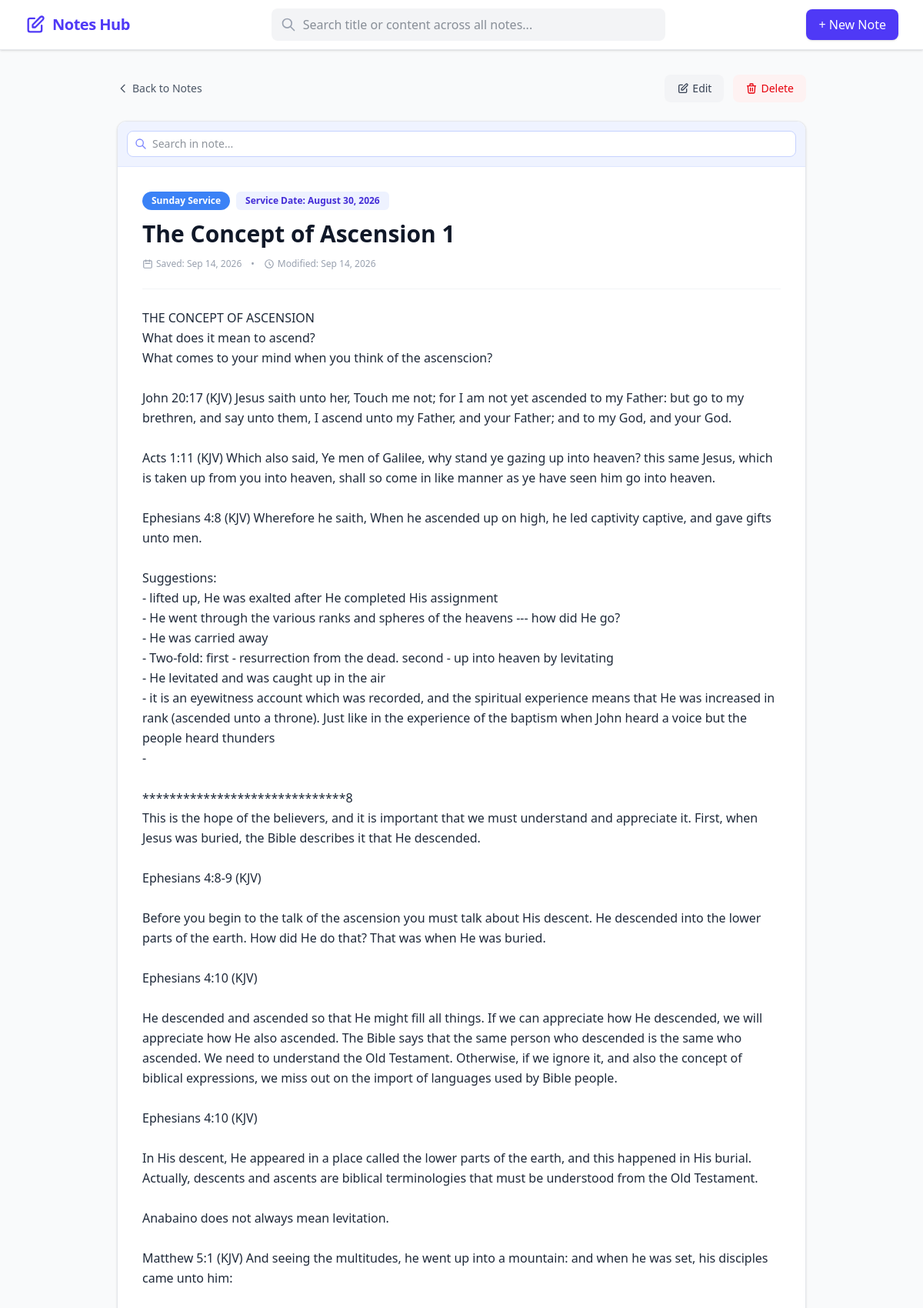
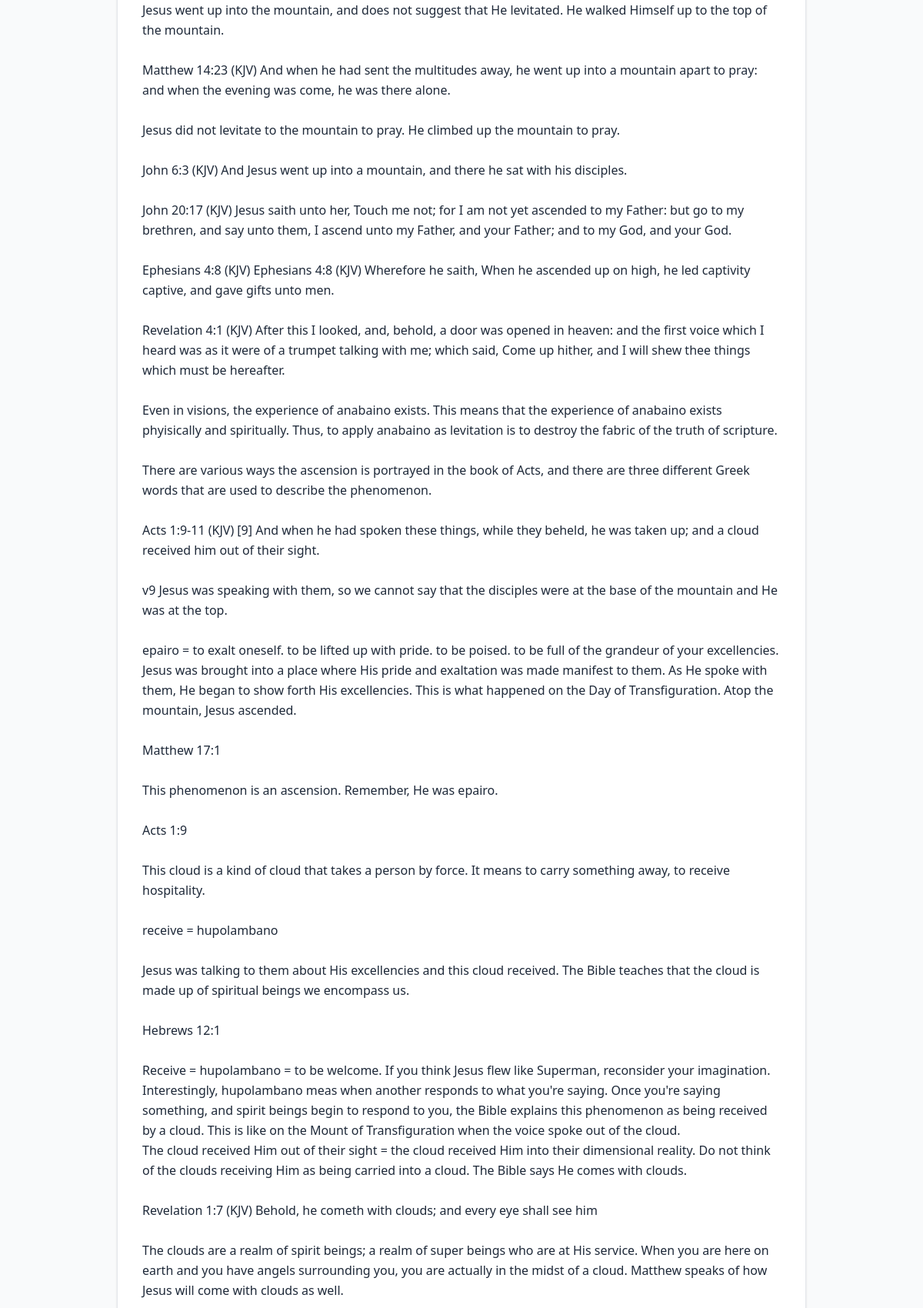
/note/3/ (upper part), run on the app's committed database (2 pictures, top to bottom).
### notes/models.py (models this page shows, shortened)
class Note(models.Model):
    title = models.CharField(max_length=255)
    content = models.TextField()
    category = models.ForeignKey(
        'Category',
        on_delete=models.SET_NULL,
        null=True,
        blank=True,
        related_name='notes'
    )
    service_date = models.DateField(default=timezone.now, help_text="Date of the service/event")
    created_at = models.DateTimeField(auto_now_add=True)
    updated_at = models.DateTimeField(auto_now=True)

class Category(models.Model):
    name = models.CharField(max_length=100, unique=True)
    slug = models.SlugField(unique=True, blank=True)
    color = models.CharField(max_length=7, default='#3B82F6')
    class Meta:
        verbose_name_plural = "Categories"

### notes/views.py (the view)
# urls.py: path('note/<int:pk>/', views.note_detail, name='note_detail'),
def note_detail(request, pk):
    note = get_object_or_404(Note, pk=pk)
    return render(request, 'notes/note_detail.html', {'note': note})

### notes/templates/notes/note_detail.html (shortened to what this page needs)
{% extends 'notes/base.html' %}
{% block content %}
<div class="max-w-4xl mx-auto space-y-6" x-data="noteDetailView()">
    <div class="flex items-center justify-between">
        <a href="{% url 'note_list' %}" class="inline-flex items-center space-x-1 text-sm font-medium text-gray-600 hover:text-gray-900 transition">
            <svg class="w-4 h-4" fill="none" stroke="currentColor" viewBox="0 0 24 24">
                <path stroke-linecap="round" stroke-linejoin="round" stroke-width="2" d="M15 19l-7-7 7-7"></path>
            </svg>
            <span>Back to Notes</span>
        </a>
        <div class="flex items-center space-x-2 sm:space-x-3">
            <a href="{% url 'note_edit' note.pk %}" class="px-3 sm:px-4 py-2 bg-gray-100 hover:bg-gray-200 text-gray-700 text-xs sm:text-sm font-medium rounded-lg transition flex items-center space-x-1">
                <svg class="w-4 h-4" fill="none" stroke="currentColor" viewBox="0 0 24 24">
                    <path stroke-linecap="round" stroke-linejoin="round" stroke-width="2" d="M11 5H6a2 2 0 00-2 2v11a2 2 0 002 2h11a2 2 0 002-2v-5m-1.414-9.414a2 2 0 112.828 2.828L11.828 15H9v-2.828l8.586-8.586z"></path>
                </svg>
                <span>Edit</span>
            </a>
            <a href="{% url 'note_delete' note.pk %}" class="px-3 sm:px-4 py-2 bg-red-50 hover:bg-red-100 text-red-600 text-xs sm:text-sm font-medium rounded-lg transition flex items-center space-x-1">
                <svg class="w-4 h-4" fill="none" stroke="currentColor" viewBox="0 0 24 24">
                    <path stroke-linecap="round" stroke-linejoin="round" stroke-width="2" d="M19 7l-.867 12.142A2 2 0 0116.138 21H7.862a2 2 0 01-1.995-1.858L5 7m5 4v6m4-6v6m1-10V4a1 1 0 00-1-1h-4a1 1 0 00-1 1v3M4 7h16"></path>
                </svg>
                <span>Delete</span>
            </a>
        </div>
    </div>
    <article class="bg-white rounded-xl border border-gray-200 shadow-sm overflow-hidden relative">
        <div class="sticky top-0 z-30 bg-indigo-50/95 backdrop-blur border-b border-indigo-100 p-2.5 sm:p-3 transition-all">
            <div class="flex items-center justify-between gap-2 sm:gap-3">
                <div class="relative flex-1 min-w-0">
                    <div class="absolute inset-y-0 left-0 pl-2.5 flex items-center pointer-events-none">
                    </div>
                    <input type="text"
                           x-model="searchQuery"
                           @input="performSearch"
                           @keydown.enter.prevent="nextMatch"
                           placeholder="Search in note..."
                           class="w-full bg-white border border-indigo-200 rounded-lg pl-8 pr-14 py-1.5 text-xs sm:text-sm text-gray-800 focus:outline-none focus:ring-2 focus:ring-indigo-500 focus:border-transparent">
                </div>
            </div>
        </div>
        <div class="p-4 sm:p-8 space-y-6">
            <header class="space-y-3 pb-6 border-b border-gray-100">
                <div class="flex flex-wrap items-center gap-2">
                    {% if note.category %}
                        <span class="text-xs font-semibold px-3 py-1 rounded-full text-white" style="background-color: {{ note.category.color }}">
                            {{ note.category.name }}
                        </span>
                    {% else %}
                        <span class="text-xs font-semibold px-3 py-1 rounded-full bg-gray-100 text-gray-500">
                            Uncategorized
                        </span>
                    {% endif %}
                    <span class="text-xs font-semibold text-indigo-700 bg-indigo-50 px-3 py-1 rounded-md">
                        Service Date: {{ note.service_date|date:"F j, Y" }}
                    </span>
                </div>
                <h1 class="text-xl sm:text-3xl font-bold text-gray-900 leading-tight">
                    {{ note.title }}
                </h1>
                <div class="flex flex-wrap items-center gap-3 text-xs text-gray-400">
                    <span class="flex items-center space-x-1">
                        <svg class="w-3.5 h-3.5 text-gray-400" fill="none" stroke="currentColor" viewBox="0 0 24 24">
                            <path stroke-linecap="round" stroke-linejoin="round" stroke-width="2" d="M8 7V3m8 4V3m-9 8h10M5 21h14a2 2 0 002-2V7a2 2 0 00-2-2H5a2 2 0 00-2 2v12a2 2 0 002 2z"></path>
                        </svg>
                        <span>Saved: {{ note.created_at|date:"M j, Y" }}</span>
                    </span>
                    <span>•</span>
                    <span class="flex items-center space-x-1">
                        <svg class="w-3.5 h-3.5 text-gray-400" fill="none" stroke="currentColor" viewBox="0 0 24 24">
                            <path stroke-linecap="round" stroke-linejoin="round" stroke-width="2" d="M12 8v4l3 3m6-3a9 9 0 11-18 0 9 9 0 0118 0z"></path>
                        </svg>
                        <span>Modified: {{ note.updated_at|date:"M j, Y" }}</span>
                    </span>
                </div>
            </header>
            <div id="highlight-container" class="text-gray-800 leading-relaxed whitespace-pre-wrap text-sm sm:text-base" x-html="highlightedContent">
            </div>
        </div>
    </article>
</div>
{% endblock %}

### notes/templates/notes/base.html (style rules this page uses)
body { font-family: 'Segoe UI', -apple-system, BlinkMacSystemFont, Roboto, 'Helvetica Neue', sans-serif; }

### data on the page
Note: category.name "Sunday Service", service_date "August 30, 2026", title "The Concept of Ascension 1", created_at "Sep 14, 2026", updated_at "Sep 14, 2026"
